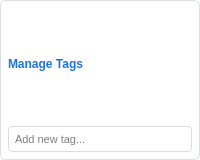
<?xml version="1.0" encoding="UTF-8"?>
<ui version="4.0">
 <class>TagMenuDialog</class>
 <widget class="QDialog" name="TagMenuDialog">
  <property name="geometry">
   <rect>
    <x>0</x>
    <y>0</y>
    <width>200</width>
    <height>160</height>
   </rect>
  </property>
  <property name="windowTitle">
   <string>Manage Tags</string>
  </property>
  <property name="styleSheet">
   <string notr="true">QDialog {
    border: 1px solid #dadce0;
    background-color: white;
    border-radius: 6px;
}</string>
  </property>
  <layout class="QVBoxLayout" name="main_layout">
   <property name="spacing">
    <number>6</number>
   </property>
   <property name="leftMargin">
    <number>8</number>
   </property>
   <property name="topMargin">
    <number>8</number>
   </property>
   <property name="rightMargin">
    <number>8</number>
   </property>
   <property name="bottomMargin">
    <number>8</number>
   </property>
   <item>
    <widget class="QLabel" name="title_label">
     <property name="styleSheet">
      <string notr="true">font-weight: bold; color: #1a73e8; font-size: 12px;</string>
     </property>
     <property name="text">
      <string>Manage Tags</string>
     </property>
    </widget>
   </item>
   <item>
    <layout class="QVBoxLayout" name="tags_layout">
     <property name="spacing">
      <number>4</number>
     </property>
    </layout>
   </item>
   <item>
    <widget class="QLineEdit" name="new_tag_input">
     <property name="styleSheet">
      <string notr="true">QLineEdit {
    border: 1px solid #dadce0;
    border-radius: 4px;
    padding: 4px;
    font-size: 11px;
}</string>
     </property>
     <property name="placeholderText">
      <string>Add new tag...</string>
     </property>
    </widget>
   </item>
  </layout>
 </widget>
 <resources/>
 <connections/>
</ui>
